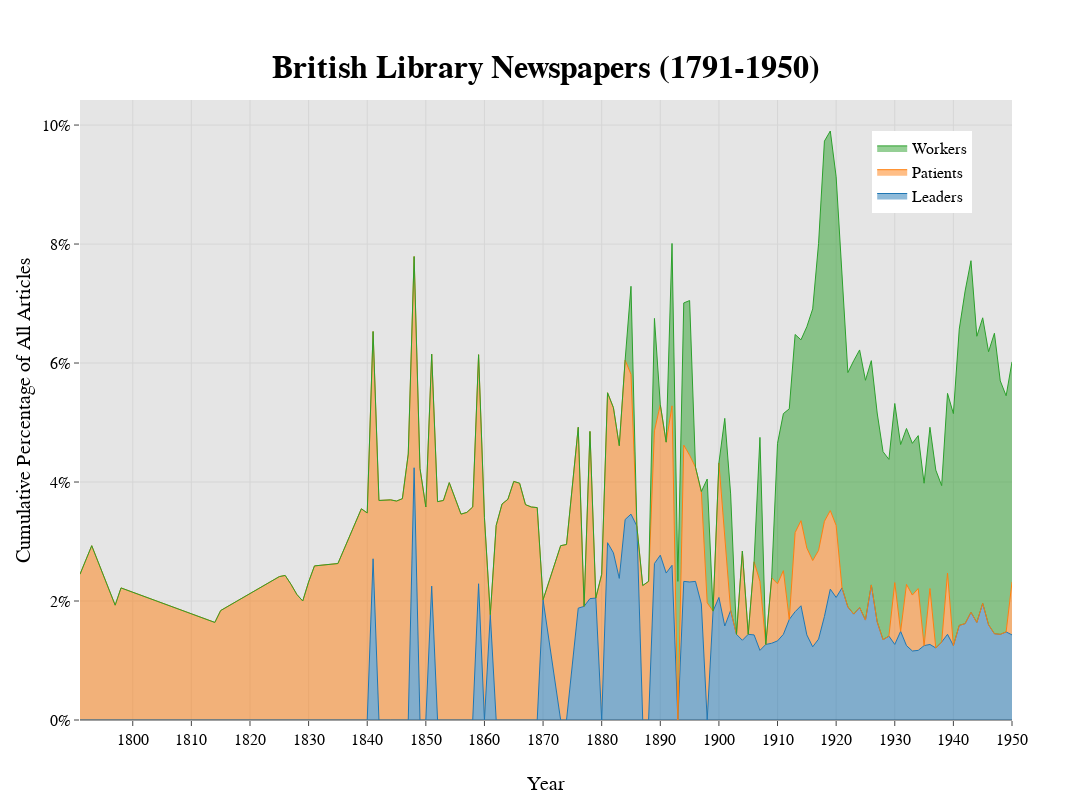

The notebook cell this image was saved under:
### Code cell
data = traces
layout_for_fig = layout_2
layout_for_fig['legend']['x'] = 0.85
layout_for_fig['title']['y'] = 0.93
layout_for_fig['title']['text'] = '<b>British Library Newspapers (1791-1950)'
layout_for_fig['xaxis']['dtick'] = 10

fig = dict(data=data, layout=layout_for_fig)
iplot(fig)

### Figure 1 — Plotly figure (JSON) as saved in the notebook; plotly's stock layout.template omitted (floating-point values rounded to 4 significant figures)
{"data": [{"hoverinfo": "x+y", "line": {"width": 1}, "mode": "lines", "name": "Leaders", "stackgroup": "one", "type": "scatter", "uid": "a84fc910-7988-4541-a966-f80fe40ab3dc", "x": [1791, 1793, 1797, 1798, 1814, 1815, 1825, 1826, 1827, 1828, 1829, 1830, 1831, 1835, 1839, 1840, 1841, 1842, 1844, 1845, 1846, 1847, 1848, 1849, 1850, 1851, 1852, 1853, 1854, 1855, 1856, 1857, 1858, 1859, 1860, 1861, 1862, 1863, 1864, 1865, 1866, 1867, 1868, 1869, 1870, 1873, 1874, 1876, 1877, 1878, 1879, 1880, 1881, 1882, 1883, 1884, 1885, 1886, 1887, 1888, 1889, 1890, 1891, 1892, 1893, 1894, 1895, 1896, 1897, 1898, 1899, 1900, 1901, 1902, 1903, 1904, 1905, 1906, 1907, 1908, 1909, 1910, 1911, 1912, 1913, 1914, 1915, 1916, 1917, 1918, 1919, 1920, 1921, 1922, 1923, 1924, 1925, 1926, 1927, 1928, 1929, 1930, 1931, 1932, 1933, 1934, 1935, 1936, 1937, 1938, 1939, 1940, 1941, 1942, 1943, 1944, 1945, 1946, 1947, 1948, 1949, 1950], "y": [null, null, null, null, null, null, null, null, null, null, null, null, null, null, null, null, 2.71, null, null, null, null, null, 4.24, null, null, 2.25, null, null, null, null, null, null, null, 2.29, null, 1.77, null, null, null, null, null, null, null, null, 2.02, null, null, 1.88, 1.91, 2.04, 2.05, null, 2.98, 2.81, 2.38, 3.37, 3.46, 3.26, null, null, 2.63, 2.77, 2.47, 2.6, null, 2.33, 2.32, 2.33, 1.95, null, 1.83, 2.06, 1.58, 1.84, 1.44, 1.34, 1.44, 1.43, 1.17, 1.27, 1.29, 1.33, 1.44, 1.69, 1.82, 1.92, 1.43, 1.23, 1.36, 1.74, 2.2, 2.06, 2.22, 1.9, 1.78, 1.89, 1.68, 2.27, 1.65, 1.35, 1.41, 1.27, 1.49, 1.25, 1.16, 1.17, 1.25, 1.27, 1.21, 1.31, 1.44, 1.25, 1.59, 1.62, 1.81, 1.64, 1.96, 1.6, 1.45, 1.44, 1.48, 1.43]}, {"hoverinfo": "x+y", "line": {"width": 1}, "mode": "lines", "name": "Patients", "stackgroup": "one", "type": "scatter", "uid": "f6fa437b-5ab4-4c4f-a6cb-a54cd0ff365f", "x": [1791, 1793, 1797, 1798, 1814, 1815, 1825, 1826, 1827, 1828, 1829, 1830, 1831, 1835, 1839, 1840, 1841, 1842, 1844, 1845, 1846, 1847, 1848, 1849, 1850, 1851, 1852, 1853, 1854, 1855, 1856, 1857, 1858, 1859, 1860, 1861, 1862, 1863, 1864, 1865, 1866, 1867, 1868, 1869, 1870, 1873, 1874, 1876, 1877, 1878, 1879, 1880, 1881, 1882, 1883, 1884, 1885, 1886, 1887, 1888, 1889, 1890, 1891, 1892, 1893, 1894, 1895, 1896, 1897, 1898, 1899, 1900, 1901, 1902, 1903, 1904, 1905, 1906, 1907, 1908, 1909, 1910, 1911, 1912, 1913, 1914, 1915, 1916, 1917, 1918, 1919, 1920, 1921, 1922, 1923, 1924, 1925, 1926, 1927, 1928, 1929, 1930, 1931, 1932, 1933, 1934, 1935, 1936, 1937, 1938, 1939, 1940, 1941, 1942, 1943, 1944, 1945, 1946, 1947, 1948, 1949, 1950], "y": [2.45, 2.93, 1.93, 2.22, 1.64, 1.84, 2.41, 2.43, 2.28, 2.11, 2, 2.32, 2.59, 2.63, 3.55, 3.48, 3.82, 3.69, 3.7, 3.68, 3.72, 4.47, 3.55, 4.23, 3.58, 3.9, 3.67, 3.69, 3.99, 3.72, 3.46, 3.49, 3.58, 3.85, 3.4, null, 3.27, 3.63, 3.71, 4.01, 3.98, 3.62, 3.58, 3.57, null, 2.93, 2.95, 3.04, null, 2.81, null, 2.45, 2.52, 2.44, 2.23, 2.68, 2.35, null, 2.26, 2.33, 2.23, 2.53, 2.2, 2.68, null, 2.29, 2.13, 1.92, 1.89, 1.97, null, 2.26, 1.57, null, null, 1.5, null, 1.23, 1.16, null, 1.1, 0.96, 1.07, null, 1.33, 1.43, 1.46, 1.45, 1.49, 1.6, 1.32, 1.21, null, null, null, null, null, null, null, null, null, 1.04, null, 1.03, 0.94, 1.04, null, 0.94, null, null, 1.03, null, null, null, null, null, null, null, null, null, null, 0.89]}, {"hoverinfo": "x+y", "line": {"width": 1}, "mode": "lines", "name": "Workers", "stackgroup": "one", "type": "scatter", "uid": "337177b6-ff0c-41b2-bc40-7daf9f814315", "x": [1791, 1793, 1797, 1798, 1814, 1815, 1825, 1826, 1827, 1828, 1829, 1830, 1831, 1835, 1839, 1840, 1841, 1842, 1844, 1845, 1846, 1847, 1848, 1849, 1850, 1851, 1852, 1853, 1854, 1855, 1856, 1857, 1858, 1859, 1860, 1861, 1862, 1863, 1864, 1865, 1866, 1867, 1868, 1869, 1870, 1873, 1874, 1876, 1877, 1878, 1879, 1880, 1881, 1882, 1883, 1884, 1885, 1886, 1887, 1888, 1889, 1890, 1891, 1892, 1893, 1894, 1895, 1896, 1897, 1898, 1899, 1900, 1901, 1902, 1903, 1904, 1905, 1906, 1907, 1908, 1909, 1910, 1911, 1912, 1913, 1914, 1915, 1916, 1917, 1918, 1919, 1920, 1921, 1922, 1923, 1924, 1925, 1926, 1927, 1928, 1929, 1930, 1931, 1932, 1933, 1934, 1935, 1936, 1937, 1938, 1939, 1940, 1941, 1942, 1943, 1944, 1945, 1946, 1947, 1948, 1949, 1950], "y": [null, null, null, null, null, null, null, null, null, null, null, null, null, null, null, null, null, null, null, null, null, null, null, null, null, null, null, null, null, null, null, null, null, null, null, null, null, null, null, null, null, null, null, null, null, null, null, null, null, null, null, null, null, null, null, null, 1.48, null, null, null, 1.89, null, null, 2.73, 2.33, 2.39, 2.6, null, null, 2.08, null, null, 1.92, 1.96, null, null, null, null, 2.42, null, null, 2.36, 2.64, 3.54, 3.33, 3.04, 3.72, 4.23, 5.16, 6.39, 6.38, 5.86, 5.21, 3.94, 4.26, 4.33, 4.03, 3.77, 3.51, 3.16, 2.97, 3.01, 3.14, 2.62, 2.55, 2.57, 2.73, 2.71, 2.99, 2.63, 3.02, 3.9, 4.98, 5.59, 5.91, 4.81, 4.8, 4.59, 5.05, 4.26, 3.97, 3.7]}], "layout": {"height": 800, "legend": {"bgcolor": "#FFFFFF", "font": {"color": "rgb(0, 0, 0)", "family": "sans serif", "size": 16}, "orientation": "v", "x": 0.85, "y": 0.95}, "paper_bgcolor": "#FFFFFF", "plot_bgcolor": "#E5E5E5", "title": {"font": {"color": "rgb(0, 0, 0)", "family": "sans serif", "size": 32}, "text": "<b>British Library Newspapers (1791-1950)", "y": 0.93}, "width": 1100, "xaxis": {"autorange": true, "dtick": 10, "range": [1791, 1950], "tickfont": {"color": "rgb(0, 0, 0)", "family": "sans serif", "size": 16}, "ticklen": 5, "title": {"font": {"color": "rgb(0, 0, 0)", "family": "sans serif", "size": 20}, "text": "Year"}, "type": "linear"}, "yaxis": {"autorange": true, "range": [0, 10.42], "tickfont": {"color": "rgb(0, 0, 0)", "family": "sans serif", "size": 16}, "ticklen": 5, "ticksuffix": "%", "title": {"font": {"color": "rgb(0, 0, 0)", "family": "sans serif", "size": 20}, "text": "Cumulative Percentage of All Articles"}, "type": "linear"}}}
